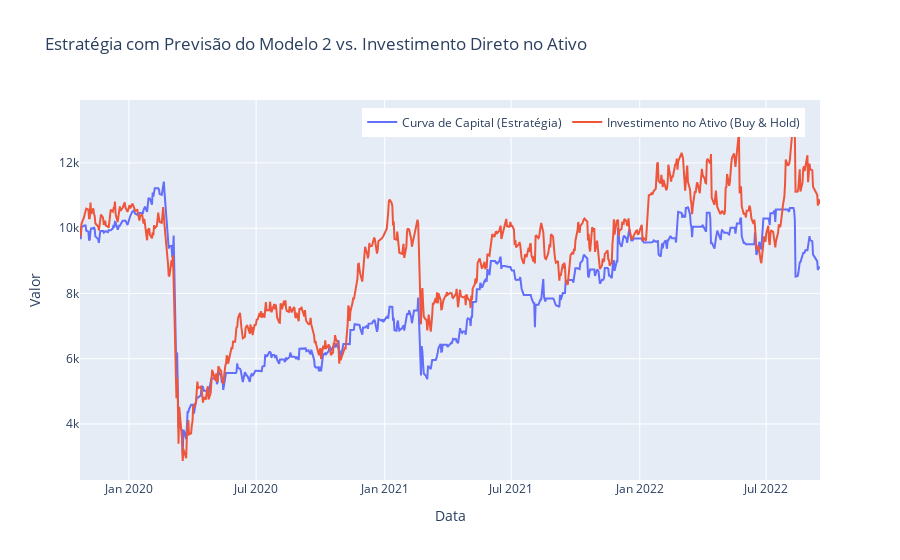

Notebook code cell kept with this figure:
### Code cell
plot_backtest_comparison(capital_df, signals_df)

### Figure 1 — Plotly figure (JSON) as saved in the notebook; plotly's stock layout.template omitted (floating-point values rounded to 4 significant figures; data arrays with more than 128 entries replaced by an {"elided": "..."} marker saying what was removed)
{"data": [{"mode": "lines", "name": "Curva de Capital (Estratégia)", "type": "scatter", "x": {"elided": "720 str values"}, "y": {"elided": "720 float values"}}, {"mode": "lines", "name": "Investimento no Ativo (Buy & Hold)", "type": "scatter", "x": {"elided": "719 str values"}, "y": {"elided": "719 float values"}}], "layout": {"hovermode": "x unified", "legend": {"orientation": "h", "x": 0.98, "xanchor": "right", "y": 0.98, "yanchor": "top"}, "title": {"text": "Estratégia com Previsão do Modelo 2 vs. Investimento Direto no Ativo"}, "xaxis": {"title": {"text": "Data"}}, "yaxis": {"title": {"text": "Valor"}}}}
